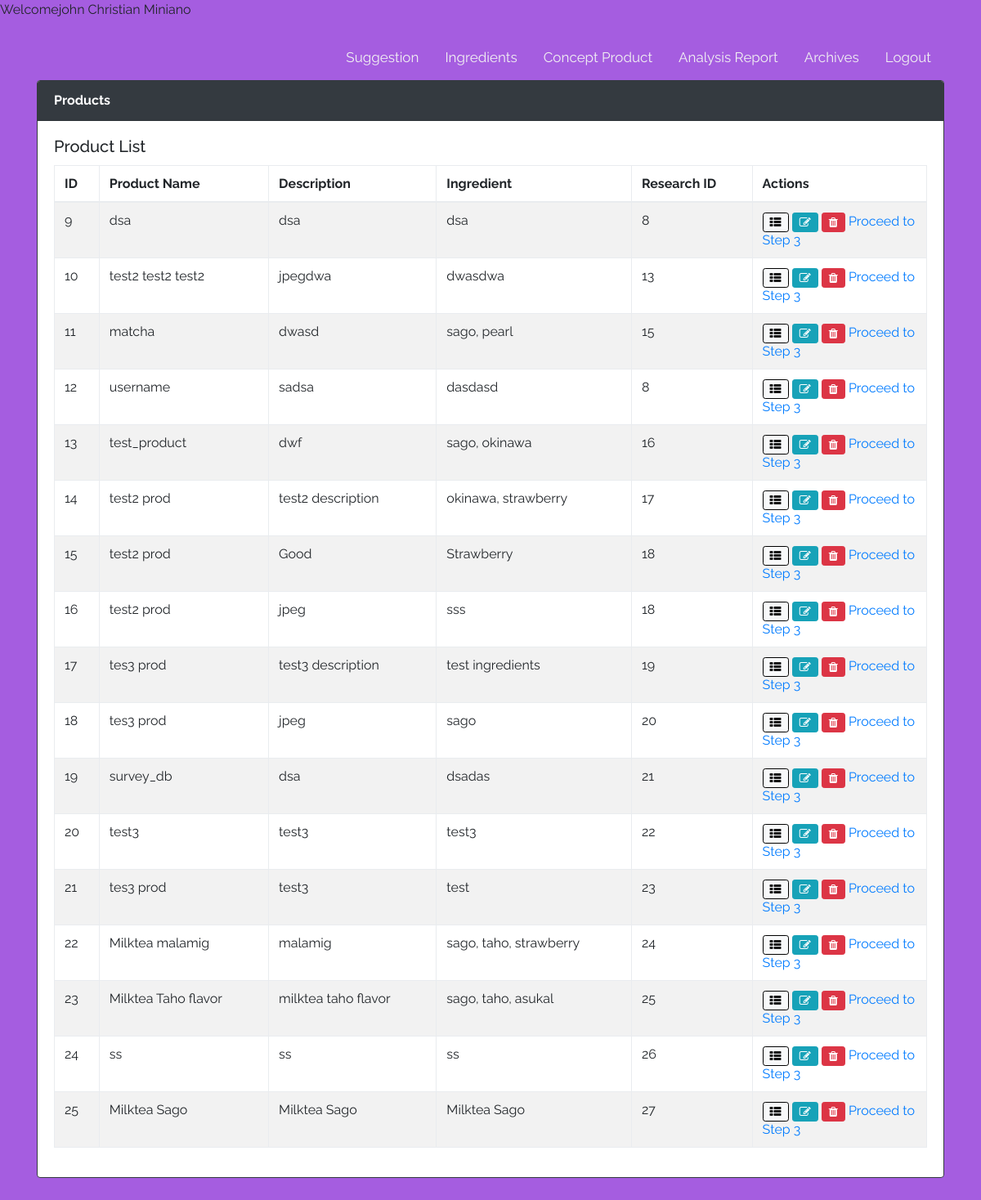
Page /product-development-system/webpage/S2_index.php (signed in) on the earlier database version.
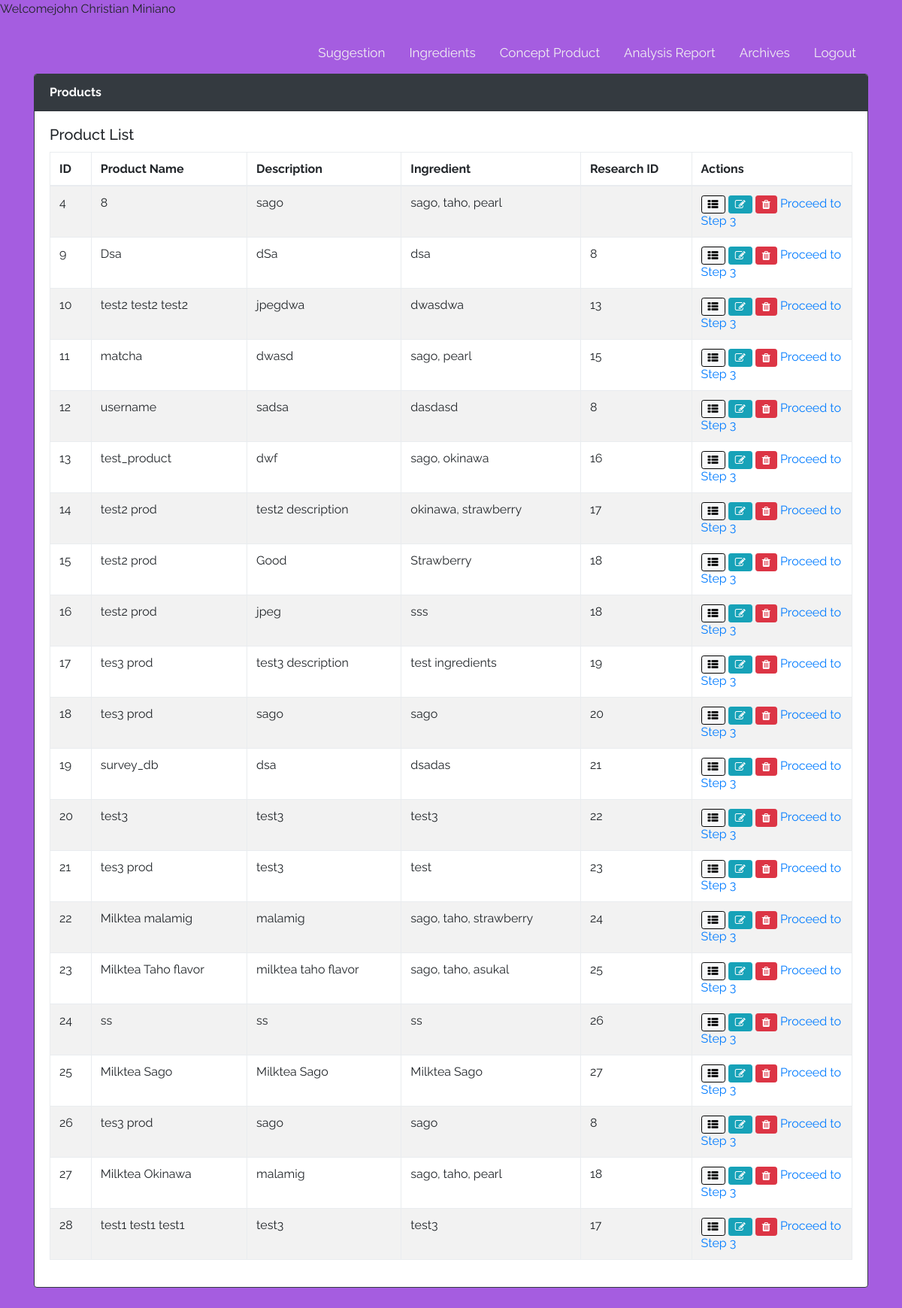
Same page on the later database version.
### tables this page shows
CREATE TABLE `tbl_ingredient` (
  `id` int(11) NOT NULL,
  `name` varchar(255) NOT NULL,
  `ingredient` varchar(255) NOT NULL,
  `description` varchar(255) NOT NULL,
  `archive` varchar(255) DEFAULT NULL,
  `researchID` int(11) DEFAULT NULL
);

### product-development-system/webpage/S2_index.php (the view, shortened to what this page needs)
<?php
if($_SESSION['username']){
    echo "Welcome" . $_SESSION["username"];
}else{
    header("location: ../index.php");
}
require("includes/S2_db.php");
try {
    $sql = "SELECT * FROM tbl_ingredient WHERE archive = 'false'";
    $result = $conn->query($sql);
} catch (Exception $e) {
    echo "Error " . $e->getMessage();
    exit();
}
?>
<?php include("includes/S2_header.php") ?>
    <div class="container">
        <div class="topnav" id="myTopnav">
	        <a href = "logout.php">Logout</a>
            <a href="retrieve.php">Archives</a>
	        <a href="analysis-report.php">Analysis Report</a>
	        <a href="product-concept.php">Concept Product</a>
	        <a href="S2_index.php">Ingredients</a>
	        <a href="suggestion.php">Suggestion</a>
        </div>
        <div class="card border-dark">
            <div class="card-header bg-dark text-white">
            <strong><i class=""></i> Products</strong>
        </div>
        <div class="card-body">
            <div class="row">
                <div class="col-md-12">
                    <h5 class="card-title float-left">Product List</h5>
                </div>
            </div>
            <table class="table table-bordered table-striped">
                <thead>
                    <tr>
                        <th>ID</th>
                        <th>Product Name</th>
                        <th>Description</th>
                        <th>Ingredient</th>
                        <th>Research ID</th>
                        <th style="width: 20%;">Actions</th>
                    </tr>
                </thead>
                <tbody>
                <?php if ($result->rowCount() > 0) : ?>
                    <?php foreach ($result as $name) : ?>
                    <tr>
                        <td><?= $name['id'] ?></td>
                        <td><?= $name['name'] ?></td>
                        <td><?= $name['description'] ?></td>
                        <td><?= $name['ingredient'] ?></td>
                        <td><?= $name['researchID'] ?></td>
                        <td>
                            <a href="S2_show.php?id=<?=$name['id']?>" class="btn btn-sm btn-light"><i class="fa fa-th-list"></i></a>
                            <a href="S2_edit.php?id=<?=$name['id']?>" class="btn btn-sm btn-info"><i class="fa fa-edit"></i></a>
                            <a href="#" class="btn btn-sm btn-danger" data-toggle="modal" data-target="#modal-delete-<?= $name['id'] ?>"><i class="fa fa-trash"></i></a>
                            <a href="product-concept-upload.php?id=<?=$name['id']?>">Proceed to Step 3</a>
                        </td>
                    </tr>
                    <?php endforeach ?>
                <?php endif ?>
                </tbody>
            </table>
        </div>
      </div>
      <br>
    </div>
<?php include("includes/S2_footer.php") ?>

### product-development-system/webpage/includes/S2_header.php (shortened to what this page needs)
<!DOCTYPE html>
<html lang="en">
  <head>
    <link href="css/bootstrap.min.css" rel="stylesheet">
    <link href="css/font-awesome.min.css" rel="stylesheet">
    <link rel="stylesheet" href="css/style.css">
    <link rel="stylesheet" href="css/S2.css">
  </head>
  <body>

### product-development-system/webpage/includes/S2_footer.php (shortened to what this page needs)
  </body>
</html>

### product-development-system/webpage/css/style.css (style rules this page uses)
html { position: relative; min-height: 100%; }
body { margin-bottom: 60px; font-family: 'Raleway', sans-serif; }
body > .container { padding: 20px 15px 0; }

### product-development-system/webpage/css/S2.css (style rules this page uses)
body { background-color: rgb(165, 93, 224); }
.topnav { background-color: transparent; overflow: hidden; }
.topnav a { float: right; display: block; color: #f2f2f2; text-align: center; padding: 14px 16px; text-decoration: none; font-size: 17px; }

Differences in the rows shown:
now on this page (row edited): tbl_ingredient: id "4", name "8", description "sago", ingredient "sago, taho, pearl"
changed tbl_ingredient id 9: name "dsa" → "Dsa"; description "dsa" → "dSa"
changed tbl_ingredient id 18: description "jpeg" → "sago"
added tbl_ingredient: id "26", name "tes3 prod", description "sago", ingredient "sago", researchID "8"
added tbl_ingredient: id "27", name "Milktea Okinawa", description "malamig", ingredient "sago, taho, pearl", researchID "18"
added tbl_ingredient: id "28", name "test1 test1 test1", description "test3", ingredient "test3", researchID "17"
